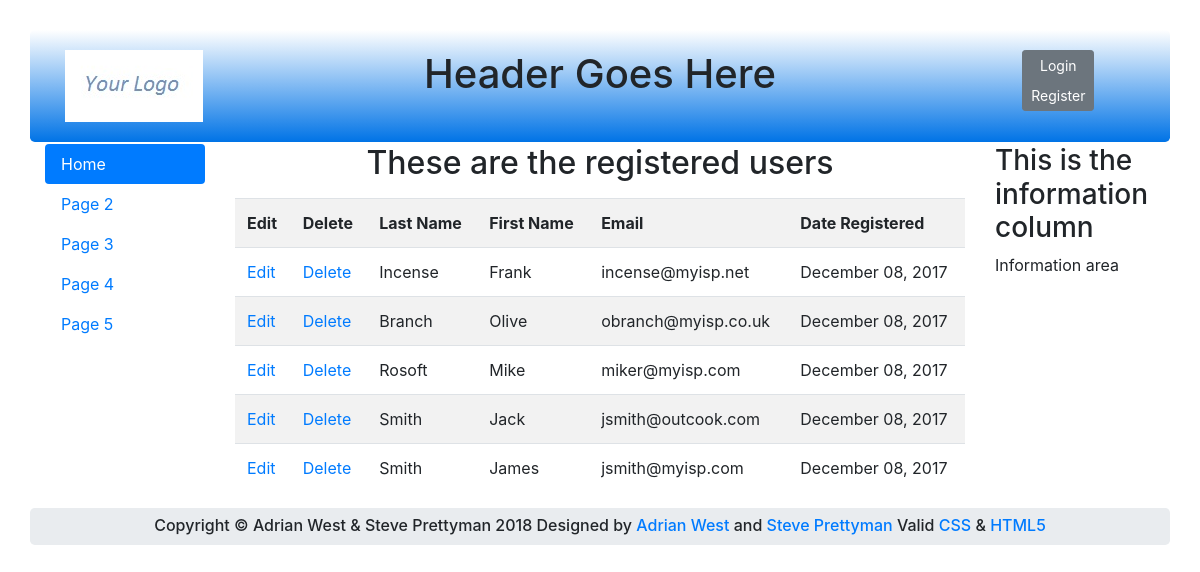
/admin-view-users.php (signed in), run on the app's committed database.
### tables this page shows
CREATE TABLE `users` (
  `userid` mediumint(6) UNSIGNED NOT NULL,
  `first_name` varchar(30) NOT NULL,
  `last_name` varchar(40) NOT NULL,
  `email` varchar(50) NOT NULL,
  `password` char(60) NOT NULL,
  `registration_date` datetime NOT NULL,
  `user_level` tinyint(1) NOT NULL,
  `address1` varchar(50) NOT NULL,
  `address2` varchar(50) DEFAULT NULL,
  `city` varchar(50) NOT NULL,
  `state_country` char(25) NOT NULL,
  `zcode_pcode` char(10) NOT NULL,
  `phone` char(15) DEFAULT NULL,
  `paid` enum('No','Yes') NOT NULL,
  `class` char(20) NOT NULL
);

### admin-view-users.php (the view, shortened to what this page needs)
 <!DOCTYPE html>
<html lang="en">
<head>
  <link rel="stylesheet"
  href="https://stackpath.bootstrapcdn.com/bootstrap/4.1.0/css/bootstrap.min.css"
>
</head>
<body>
<div class="container" style="margin-top:30px">
<header class="jumbotron text-center row"
style="margin-bottom:2px; background:linear-gradient(white, #0073e6); padding:20px;">
  <?php include('header.php'); ?>
</header>
  <div class="row" style="padding-left: 0px;">
  <nav class="col-sm-2">
      <ul class="nav nav-pills flex-column">
		<?php include('nav.php'); ?>
      </ul>
  </nav>
  <div class="col-sm-8">
  <h2 class="text-center">These are the registered users</h2>
<p>
<?php
try {
require('mysqli_connect.php');
$query = "SELECT last_name, first_name, email, DATE_FORMAT(registration_date, '%M %d, %Y')";
$query .=" AS regdat, class, paid, userid FROM users ORDER BY registration_date DESC";
$result = mysqli_query ($dbcon, $query);
if ($result) {
echo '<table class="table table-striped">
<tr>
<th scope="col">Edit</th>
<th scope="col">Delete</th>
<th scope="col">Last Name</th>
<th scope="col">First Name</th>
<th scope="col">Email</th>
<th scope="col">Date Registered</th>
</tr>';
while ($row = mysqli_fetch_array($result, MYSQLI_ASSOC)) {
	$user_id = htmlspecialchars($row['userid'], ENT_QUOTES);
	$last_name = htmlspecialchars($row['last_name'], ENT_QUOTES);
	$first_name = htmlspecialchars($row['first_name'], ENT_QUOTES);
	$email = htmlspecialchars($row['email'], ENT_QUOTES);
	$registration_date = htmlspecialchars($row['regdat'], ENT_QUOTES);
	echo '<tr>
	<td><a href="edit_user.php?id=' . $user_id . '">Edit</a></td>
	<td><a href="delete_user.php?id=' . $user_id . '">Delete</a></td>
	<td>' . $last_name . '</td>
	<td>' . $first_name . '</td>
	<td>' . $email . '</td>
	<td>' . $registration_date . '</td>
	</tr>';
	}
	echo '</table>';
}
else {
echo '<p class="error">The current users could not be retrieved. We apologize';
echo ' for any inconvenience.</p>';
exit;
}
}
catch(Exception $e)
   {
     print "The system is busy please try later";
   }
   catch(Error $e)
   {
      print "The system is busy please try again later.";
   }
?>
  </div>
	<aside class="col-sm-2">
      <?php include('info-col.php'); ?>
	</aside>
  </div>
<footer class="jumbotron text-center row"
style="padding-bottom:1px; padding-top:8px;">
  <?php include('footer.php'); ?>
</footer>
</div>
</body>
</html>

### data on the page
users: last_name "Incense", first_name "Frank", email "incense@myisp.net", registration_date "December 08, 2017"
users: last_name "Branch", first_name "Olive", email "obranch@myisp.co.uk", registration_date "December 08, 2017"
users: last_name "Rosoft", first_name "Mike", email "miker@myisp.com", registration_date "December 08, 2017"
users: last_name "Smith", first_name "Jack", email "jsmith@outcook.com", registration_date "December 08, 2017"
users: last_name "Smith", first_name "James", email "jsmith@myisp.com", registration_date "December 08, 2017"
